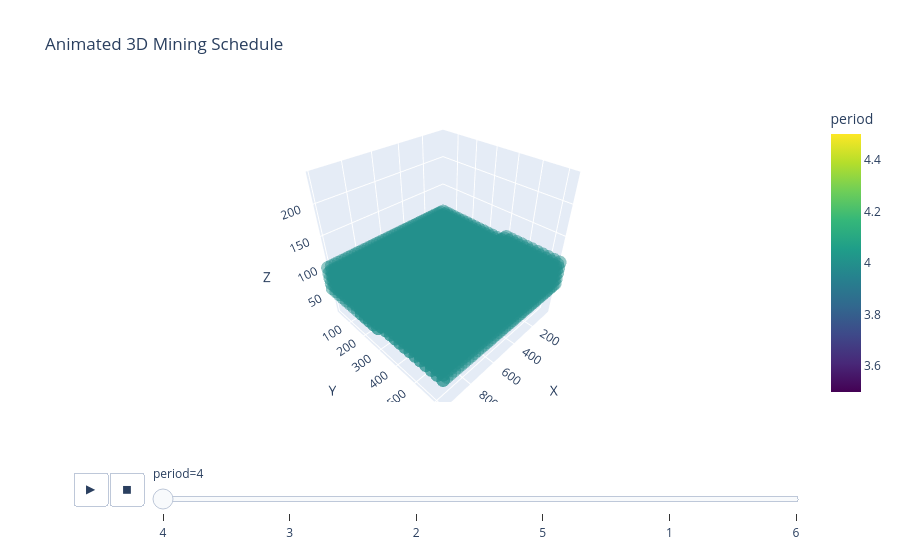

Source (notebook cell):
### Markdown cell above
## Step 4: Visualise Mining Schedule & Sequence
### 📆 Gantt-style Strip Plot
- Each dot is a bench extracted in a period
- Interact with dropdowns to highlight block types (ore/waste) and target periods
- Shows scheduling progression from top-down

### 📦 3D Mining Animation
- Animated 3D scatter plot of blocks
- Colour-coded by period of extraction
- Useful to visualise pit deepening and lateral expansion over time

### Code cell
metric_dropdown = widgets.Dropdown(
	options=["tonnes", "value", "volume"],
	value="tonnes",
	description="Display Metric:"
)

block_type_dropdown = widgets.Dropdown(
	options=["All", "Ore", "Waste"],
	value="All",
	description="Block Type:"
)

highlight_period_slider = widgets.IntSlider(
	value=1,
	min=1,
	max=scheduled_blocks["period"].max(),
	step=1,
	description="Highlight Period:"
)

def update_gantt_stack(metric, block_type, highlight_period):
	clear_output(wait=True)

	df = scheduled_blocks.copy()
	if block_type != "All":
		df = df[df["block_type"] == block_type]

	df["highlight"] = df["period"] == highlight_period
	df["period_str"] = df["period"].astype(str)  # Treat as categorical

	plt.figure(figsize=(16, 6))
	sns.stripplot(
		data=df,
		x="period_str", y="bench",
		hue="highlight",
		palette={True: "red", False: "lightgrey"},
		jitter=0.3, alpha=0.6, dodge=False
	)
	plt.gca().invert_yaxis()
	plt.xticks(rotation=90)
	plt.locator_params(axis="x", nbins=20)
	plt.xlabel("Period")
	plt.ylabel("Bench (Z)")
	plt.title("Gantt-style Mining Sequence with Highlighted Period")
	plt.xticks(rotation=90)
	plt.legend(title="Highlighted", loc='upper left')
	plt.grid(True)
	plt.tight_layout()
	plt.show()

	display(metric_dropdown, block_type_dropdown, highlight_period_slider)


widgets.interact(
	update_gantt_stack,
	metric=metric_dropdown,
	block_type=block_type_dropdown,
	highlight_period=highlight_period_slider
)

# --- 3D Animation Plot ---
fig = px.scatter_3d(
	scheduled_blocks,
	x="x", y="y", z="z",
	color="period",
	animation_frame="period",
	size_max=4,
	color_continuous_scale="Viridis",
	opacity=0.5,
	title="Animated 3D Mining Schedule"
)
x_range = [scheduled_blocks["x"].min(), scheduled_blocks["x"].max()]
y_range = [scheduled_blocks["y"].min(), scheduled_blocks["y"].max()]
z_range = [scheduled_blocks["z"].min(), scheduled_blocks["z"].max()]

fig.update_layout(
	scene=dict(
		xaxis=dict(title='X', range=x_range),
		yaxis=dict(title='Y', range=y_range),
		zaxis=dict(title='Z', range=z_range),
	)
)

fig.show()

### Figure 1 — Plotly figure (JSON) as saved in the notebook; plotly's stock layout.template omitted (floating-point values rounded to 4 significant figures; data arrays with more than 128 entries replaced by an {"elided": "..."} marker saying what was removed)
{"data": [{"hovertemplate": "period=%{marker.color}<br>x=%{x}<br>y=%{y}<br>z=%{z}<extra></extra>", "legendgroup": "", "marker": {"color": {"elided": "5367 int values"}, "coloraxis": "coloraxis", "opacity": 0.5, "symbol": "circle"}, "mode": "markers", "name": "", "scene": "scene", "showlegend": false, "type": "scatter3d", "x": {"elided": "5367 float values"}, "y": {"elided": "5367 float values"}, "z": {"elided": "5367 int values"}}], "layout": {"coloraxis": {"colorbar": {"title": {"text": "period"}}, "colorscale": [[0, "#440154"], [0.1111, "#482878"], [0.2222, "#3e4989"], [0.3333, "#31688e"], [0.4444, "#26828e"], [0.5556, "#1f9e89"], [0.6667, "#35b779"], [0.7778, "#6ece58"], [0.8889, "#b5de2b"], [1, "#fde725"]]}, "legend": {"tracegroupgap": 0}, "scene": {"domain": {"x": [0, 1], "y": [0, 1]}, "xaxis": {"range": [12.5, 1012.0], "title": {"text": "X"}}, "yaxis": {"range": [12.5, 637.5], "title": {"text": "Y"}}, "zaxis": {"range": [5, 245], "title": {"text": "Z"}}}, "sliders": [{"active": 0, "currentvalue": {"prefix": "period="}, "len": 0.9, "pad": {"b": 10, "t": 60}, "steps": [{"args": [["4"], {"frame": {"duration": 0, "redraw": true}, "fromcurrent": true, "mode": "immediate", "transition": {"duration": 0, "easing": "linear"}}], "label": "4", "method": "animate"}, {"args": [["3"], {"frame": {"duration": 0, "redraw": true}, "fromcurrent": true, "mode": "immediate", "transition": {"duration": 0, "easing": "linear"}}], "label": "3", "method": "animate"}, {"args": [["2"], {"frame": {"duration": 0, "redraw": true}, "fromcurrent": true, "mode": "immediate", "transition": {"duration": 0, "easing": "linear"}}], "label": "2", "method": "animate"}, {"args": [["5"], {"frame": {"duration": 0, "redraw": true}, "fromcurrent": true, "mode": "immediate", "transition": {"duration": 0, "easing": "linear"}}], "label": "5", "method": "animate"}, {"args": [["1"], {"frame": {"duration": 0, "redraw": true}, "fromcurrent": true, "mode": "immediate", "transition": {"duration": 0, "easing": "linear"}}], "label": "1", "method": "animate"}, {"args": [["6"], {"frame": {"duration": 0, "redraw": true}, "fromcurrent": true, "mode": "immediate", "transition": {"duration": 0, "easing": "linear"}}], "label": "6", "method": "animate"}], "x": 0.1, "xanchor": "left", "y": 0, "yanchor": "top"}], "title": {"text": "Animated 3D Mining Schedule"}, "updatemenus": [{"buttons": [{"args": [null, {"frame": {"duration": 500, "redraw": true}, "fromcurrent": true, "mode": "immediate", "transition": {"duration": 500, "easing": "linear"}}], "label": "&#9654;", "method": "animate"}, {"args": [[null], {"frame": {"duration": 0, "redraw": true}, "fromcurrent": true, "mode": "immediate", "transition": {"duration": 0, "easing": "linear"}}], "label": "&#9724;", "method": "animate"}], "direction": "left", "pad": {"r": 10, "t": 70}, "showactive": false, "type": "buttons", "x": 0.1, "xanchor": "right", "y": 0, "yanchor": "top"}]}}
